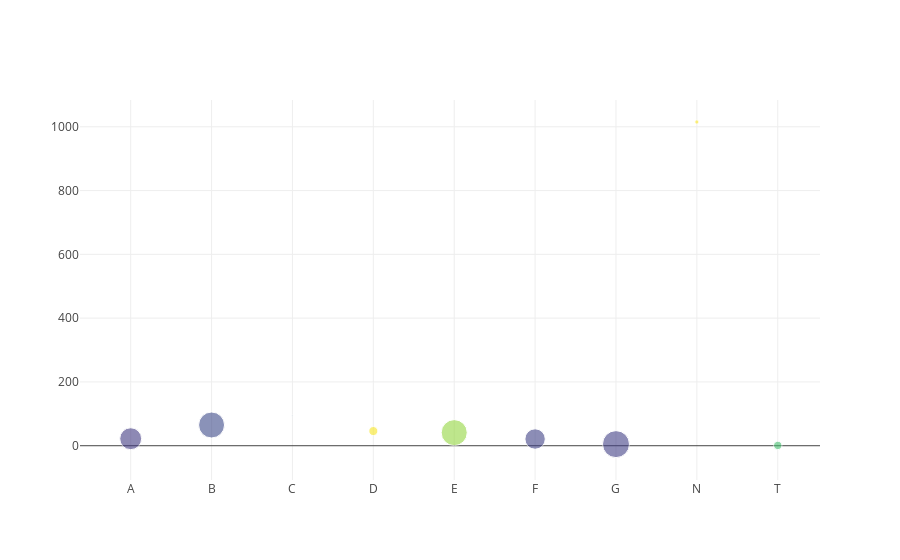

The notebook cell saved with this chart:
### Code cell
colors = np.random.rand(100)
sz = np.random.rand(100)*30
fig = go.Figure()
fig.add_scatter(x=df5.index,
                y=df5['name'],
                mode='markers',
                marker={'size': sz,
                        'color': colors,
                        'opacity': 0.6,
                        'colorscale': 'Viridis'
                       });
iplot(fig)
